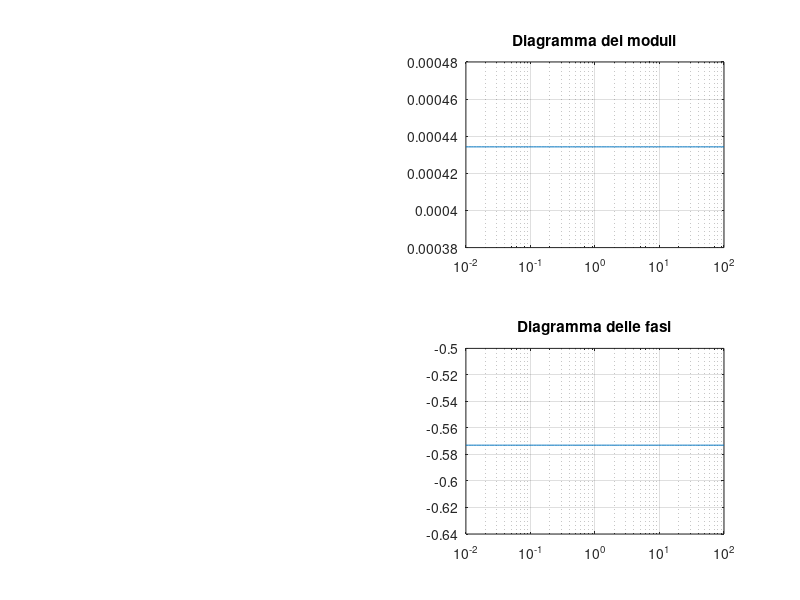

The MATLAB script that drew this image:
% in questo esempio è possibile vedere la risposta nel tempo ed in
% frequenza di un circuito LRC
% le costanti sono R - Resistenza, C - Capacita' e L - induttanza
clear; clc; close all;
R = 1;
C = 1;
L = 1;

num = [0 1];
den = [L*C R*C 1];
t = 0:0.01:100;

sys1 = tf(num, den)


% trovo la risposta ad un gradino unitario
[y, t, x] = step(sys1, t);

subplot(2,2,1)
plot(t, y);         % disegno l'andamento della risposta nel tempo
title("Risposta al gradino unitario");
xlim([0,15]);        % visualizzo solo l'intervallo di tempo da 0 a 5

subplot(2,2,3)
impulse(sys1);

w = logspace(-2, 2,100);
[mag, phase, w] = bode(sys1, w);

n = length(w);   
mod2d(1:n) = 20*log10(mag(1,1,:));
phase2d(1:n) = phase(1,1,:);


subplot(2,2,2)
semilogx(w, mod2d);
grid on
title("Diagramma dei moduli");

subplot(2,2,4)
semilogx(w, phase2d);
grid on
title("Diagramma delle fasi");


